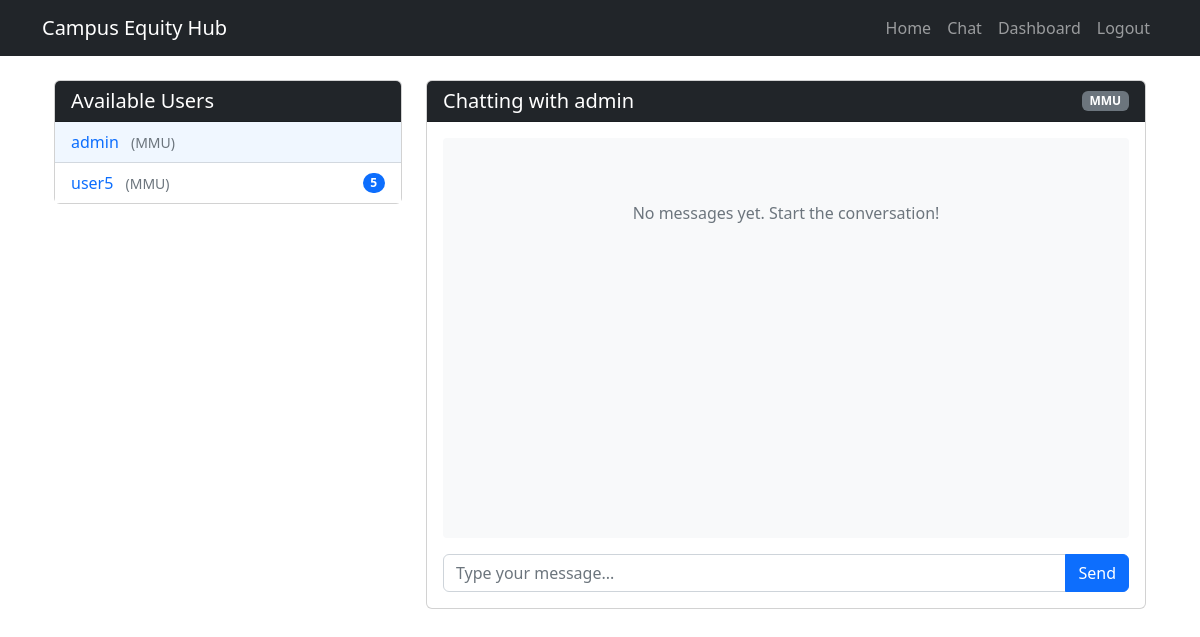
Page /chat/1 (signed in) on the earlier database version.
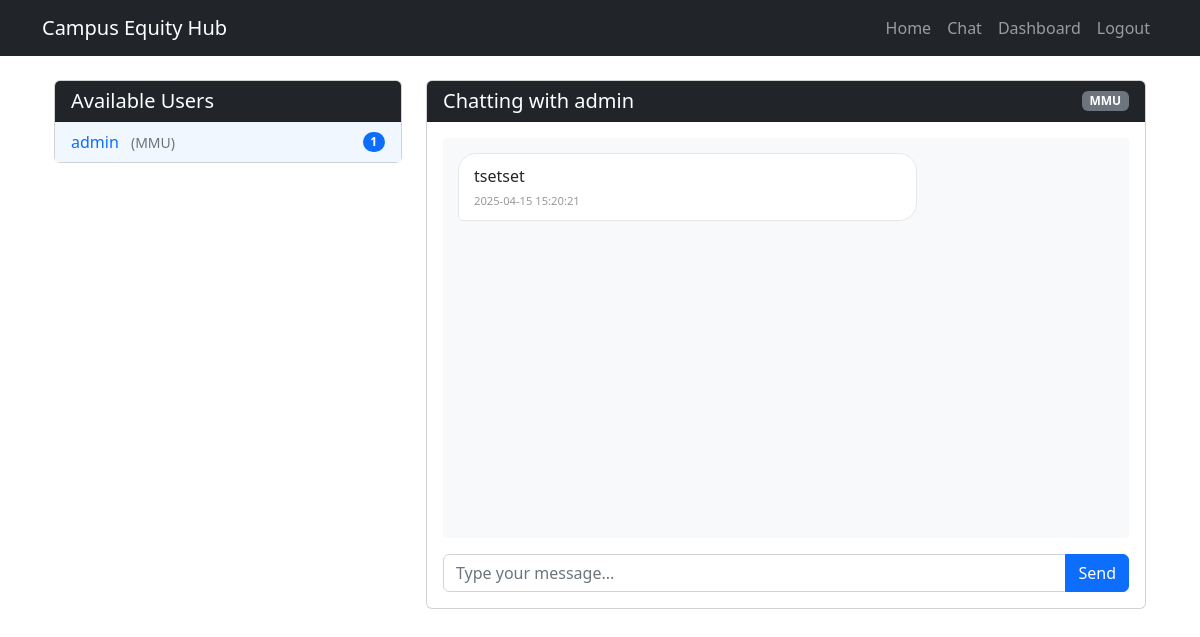
Same page on the later database version.
### app.py (models this page shows, shortened)
class User(db.Model):
    id = db.Column(db.Integer, primary_key=True)
    username = db.Column(db.String(80), unique=True, nullable=False)
    email = db.Column(db.String(120), unique=True, nullable=False)
    password = db.Column(db.String(60), nullable=False)
    token = db.Column(db.Integer, nullable=False)
    is_admin = db.Column(db.Boolean, default=False)
    campus = db.Column(db.String(120), nullable=False)

class Chat(db.Model):
    id = db.Column(db.Integer, primary_key=True)
    sender_id = db.Column(db.Integer, db.ForeignKey('user.id'), nullable=False)
    receiver_id = db.Column(db.Integer, db.ForeignKey('user.id'), nullable=False)
    message = db.Column(db.Text, nullable=False)
    timestamp = db.Column(db.DateTime, nullable=False, default=db.func.current_timestamp())
    read = db.Column(db.Boolean, default=False)
    sender = db.relationship('User', foreign_keys=[sender_id], backref='sent_messages')
    receiver = db.relationship('User', foreign_keys=[receiver_id], backref='received_messages')

### app.py (the view, shortened to what this page needs)
@app.route('/chat/<int:user_id>', methods=['GET', 'POST'])
def chat_with_user(user_id):
    if 'user_id' not in session:
        flash('Please log in to access the chat.', 'danger')
        return redirect(url_for('login'))
    current_user_id = session['user_id']
    chat_partner = User.query.get_or_404(user_id)
    unread_messages = Chat.query.filter_by(
        sender_id=user_id,
        receiver_id=current_user_id,
        read=False
    ).all()
    for msg in unread_messages:
        msg.read = True
    db.session.commit()
    messages = Chat.query.filter(
        ((Chat.sender_id == current_user_id) & (Chat.receiver_id == user_id)) |
        ((Chat.sender_id == user_id) & (Chat.receiver_id == current_user_id))
    ).order_by(Chat.timestamp).all()
    users = User.query.filter(User.id != current_user_id).all()
    unread_counts = db.session.query(
        Chat.sender_id,
        db.func.count(Chat.id).label('count')
    ).filter(
        Chat.receiver_id == current_user_id,
        Chat.read == False
    ).group_by(Chat.sender_id).all()
    unread_by_user = {sender_id: count for sender_id, count in unread_counts}
    return render_template(
        'chat_with_user.html',
        chat_partner=chat_partner,
        messages=messages,
        users=users,
        unread_by_user=unread_by_user
    )

### templates/chat_with_user.html (shortened to what this page needs)
{% extends 'layout.html' %}
{% block content %}
<div class="container-fluid">
    <div class="row">
        <div class="col-md-4">
            <div class="card mb-4">
                <div class="card-header bg-dark text-white">
                    <h5 class="mb-0">Available Users</h5>
                </div>
                <div class="card-body p-0">
                    <ul class="list-group list-group-flush">
                        {% for user in users %}
                        <li class="list-group-item d-flex justify-content-between align-items-center {% if user.id == chat_partner.id %}user-active{% endif %}">
                            <a href="{{ url_for('chat_with_user', user_id=user.id) }}" class="text-decoration-none">
                                {{ user.username }}
                                <span class="text-muted small ms-2">({{ user.campus }})</span>
                            </a>
                            {% if user.id in unread_by_user and unread_by_user[user.id] > 0 %}
                            <span class="badge bg-primary rounded-pill">{{ unread_by_user[user.id] }}</span>
                            {% endif %}
                        </li>
                        {% endfor %}
                    </ul>
                </div>
            </div>
        </div>
        <div class="col-md-8">
            <div class="card">
                <div class="card-header bg-dark text-white d-flex justify-content-between align-items-center">
                    <h5 class="mb-0">Chatting with {{ chat_partner.username }}</h5>
                    <span class="badge bg-secondary">{{ chat_partner.campus }}</span>
                </div>
                <div class="card-body">
                    <div class="chat-container" id="chatContainer">
                        {% if messages %}
                            {% for message in messages %}
                            <div class="message {% if message.sender_id == session.user_id %}message-sent{% else %}message-received{% endif %}" data-message-id="{{ message.id }}">
                                {{ message.message }}
                                <span class="message-time">{{ message.timestamp }}</span>
                            </div>
                            {% endfor %}
                        {% else %}
                            <div class="text-center text-muted py-5">
                                <p>No messages yet. Start the conversation!</p>
                            </div>
                        {% endif %}
                    </div>
                    <form id="messageForm" method="POST" class="mt-3">
                        <div class="input-group">
                            <input type="text" name="message" id="messageInput" class="form-control" placeholder="Type your message..." required autocomplete="off">
                            <button type="submit" class="btn btn-primary">Send</button>
                        </div>
                    </form>
                </div>
            </div>
        </div>
    </div>
</div>
{% endblock %}

Differences in the rows shown:
removed User: username "user5", campus "MMU", unread_by_user "5"
changed User "admin": id (not shown) → "1"
now on this page (row edited): Chat: message "tsetset", timestamp "2025-04-15 15:20:21"
Other differences:
text no longer shown: "No messages yet. Start the conversation!"
